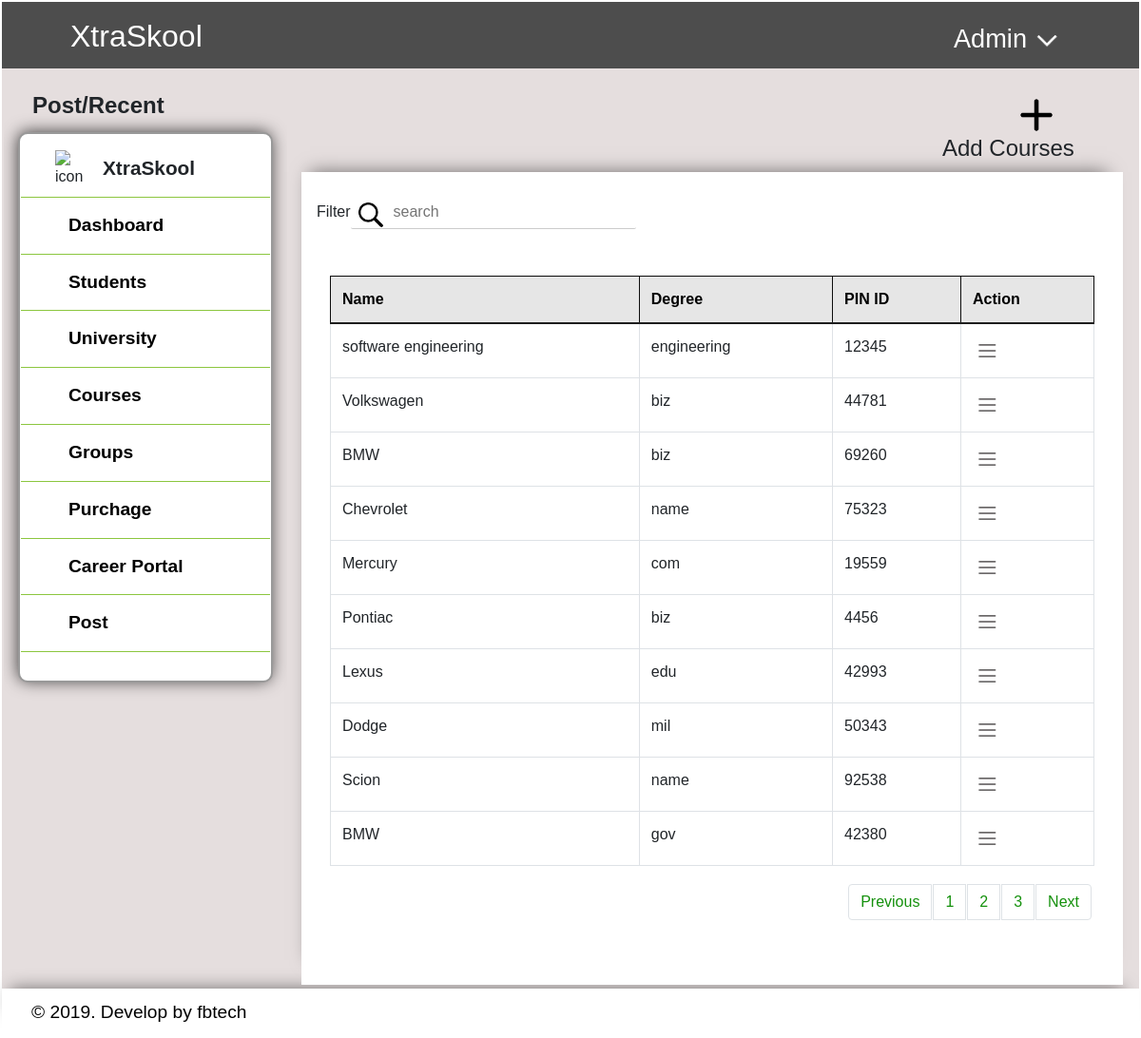
/courses.php, run on the app's committed database.
### tables this page shows
CREATE TABLE `courses` (
  `cid` int(250) NOT NULL,
  `c_name` varchar(250) NOT NULL,
  `degree` varchar(250) NOT NULL,
  `pinid` varchar(250) NOT NULL
);

### courses.php (the view, shortened to what this page needs)
<?php
include('header.php'); ?>
<?php
    $con = db_connect();
    $results_per_page = 10;
    $count='SELECT * FROM courses';
    $result = mysqli_query($con, $count);
    $number_of_results = mysqli_num_rows($result);
    $number_of_pages = ceil($number_of_results/$results_per_page);
    if (!isset($_GET['page'])) {
        $page = 1;
        $prev = 1;
        $next = 1;
    } else {
        $page = $_GET['page'];
        $prev = $page - 1;
        $next = $page + 1;
    }
    $this_page_first_result = ($page-1)*$results_per_page;
      if( isset( $_POST['search'] ) ) {
        $searchKey = $_POST['search'];
        $sql = "SELECT * FROM courses WHERE CONCAT(`c_name`, `degree`, `pinid`) LIKE  '%".$searchKey."%'";
    } else {
        $sql='SELECT * FROM courses LIMIT ' . $this_page_first_result . ',' .  $results_per_page;
        $searchKey = "search";
    }
    $result = mysqli_query($con, $sql);
?>
    <div class="student_body">
		<div class="row">
			<div class="col-sm-12">
				<div class="sileMenuSection col-sm-3 float-left">
					<h2>Post/Recent</h2>
					<div class=" sideMenu">
						<div id="logo_menu">
							<img src="image/logo.PNG" alt="icon">
							<h6>XtraSkool</h6>
						</div>
						<a href="dashboard.php" style="border-top: 1px solid #8CC63F;">Dashboard</a>
						<a href="students.php">Students</a>
						<a href="university.php">University</a>
						<a href="courses.php">Courses</a>
						<a href="groups.php">Groups</a>
						<a href="purchage.php">Purchage</a>
						<a href="career.php">Career Portal</a>
						<a href="post.php">Post</a>
					</div>
                </div>
                <div class="col-sm-9 float-right mt-4 " >
                    <div class="col-sm-3 float-right" data-toggle="modal" data-target="#exampleModal">
                        <img  src="image/plus.PNG" alt="add icon" style="width:40px; hiegth:40px; margin-left:90px;">
                        <h4 style="margin-left:10px;">Add Courses</h4>
                    </div>
                    <div class="col-sm-12 float-left pt-4 pb-5" style="box-shadow: -4px -13px 18px -13px rgba(0,0,0,0.5); background-color:white;" >
                       <form action="" method="POST">
                         Filter<input class="seachBox" name="search" type="input" placeholder="<?php echo $searchKey;?>">
                          </form>
                        <div   class=" col-sm-12 float-right pt-5  " style="overflow-y: auto;">
                            <table class="table table-bordered " style="with:100%; border: 1px solid #0b0b0b !important;">
                                <thead style="background-color: #e6e6e6; color: black;">
                                    <tr>
                                        <th scope="col">Name</th>
                                        <th scope="col">Degree</th>
                                        <th scope="col">PIN ID</th>
                                        <th scope="col">Action</th>
                                    </tr>
                                 </thead>
                            <tbody>
                            <?php
								while ($rows = mysqli_fetch_object($result))
								{
							?>
                                <tr>
                                    <td><?php echo $rows->c_name; ?></td>
						            <td><?php echo $rows->degree; ?></td>
						            <td><?php echo $rows->pinid; ?></td>
                                    <td>
                                        <div class=" dropleft">
                                        <img  class=" dropdown-toggle" data-toggle="dropdown" aria-haspopup="true" aria-expanded="false" src="image/action.PNG" alt="action" style="margin-auto;width:30px;hiegth:30px;">
                                        </div>
                                    </td>
                                </tr>
                                <?php
                                }
                            ?>
                            </tbody>
                            </table>
                            <nav aria-label="Page navigation example" class="float-right" >
                                <ul class="pagination" >
                                    <?php
                                        echo '<li class="page-item"><a style="color:#15910d;" class="page-link"  href="courses.php?page=' . $prev . '">' . 'Previous' . '</a> ';
                                    ?>
                                    <?php
                                        for ($page=1;$page<=$number_of_pages;$page++) {
                                            echo '<li class="page-item"><a style="color:#15910d;" class="page-link"  href="courses.php?page=' . $page . '">' . $page . '</a> ';
                                        }
                                    ?>
                                    <?php
                                        echo '<li class="page-item"><a style="color:#15910d;" class="page-link"  href="courses.php?page=' . $next . '">' . 'Next' . '</a> ';
                                    ?>
                                </ul>
                             </nav>
                        </div>
                    </div>
                </div>
			</div>
			</div>
		</div>
<?php
include('footer.php');
?>

### header.php (shortened to what this page needs)
<!DOCTYPE html>
<html lang="en">
<head>
    <link rel="stylesheet" href="css/bootstrap.min.css">
    <link rel="stylesheet" href="css/main.css">
</head>
<body>
    <div class="header">
        <h1 id="logo">XtraSkool</h1>
        <div id="admin" class="class="btn-group" type="" class=" dropdown-toggle" data-toggle="dropdown" aria-haspopup="true" aria-expanded="false">
            <img id="drop-icon" src="image/dropdown-icon.PNG" alt="icon">
            <h1 id="user">Admin</h1>
        </div>
    </div>

### footer.php
<footer>
  <p>&copy; 2019. Develop by fbtech</p>
</footer>
</body>
</html>

### css/main.css (style rules this page uses)
* { margin: 0; padding: 1px; font-family: 'PT Sans', sans-serif; }
.header { width: 100%; min-height: 70px; background-color: #4d4d4d; }
#logo { color:#FFFFFF; float: left; margin: 15px 0px 10px 70px; font-size: 2rem; }
#admin { float: right; min-width: 20px; }
#user { color:white; float: right; margin: 20px 5px 10px 20px; font-size: 1.7rem; }
#drop-icon { float: right; width: 30px; height: 30px; margin: 25px 80px 10px 0px; }
footer { width: 100%; padding-top: 30px; padding: 10px 0px 10px 30px; height: 50px; color: black; font-size: 1.2rem; -webkit-box-shadow: -4px -13px 18px -13px rgba(0,0,0,0.5); -moz-box-shadow: -4px -13px 18px -13px rgba(0,0,0,0.5); box-shadow: -4px -13px 18px -13px rgba(0,0,0,0.5); }
.sileMenuSection { margin: 20px 0px 0px 0px; overflow: hidden; }
.sileMenuSection h2 { padding-left: 15px; padding-bottom: 5px; font-size: 1.5rem; font-weight: bold; }
#logo_menu { padding: 10px 35px; width: 100%; }
#logo_menu img { width: 40px; height: 40px; float: left; margin-top: 5px; margin-bottom: 10px; }
#logo_menu h6 { float: left; margin: 12px 10px; font-size: 1.3rem; font-weight: bold; }
.sideMenu { background-color: white; width: ; float: left; border: 2px solid #999999; border-radius: 10px; opacity: 1; padding-bottom: 30px; margin-bottom: 25px; box-shadow: -1px -1px 17px -1px rgba(0,0,0,0.75); -webkit-box-shadow: -1px -1px 17px -1px rgba(0,0,0,0.75); -moz-box-shadow: -1px -1px 17px -1px rgba(0,0,0,0.75); }
.sideMenu a { font-weight: bold; padding: 15px 50px; width: 100%; float: left; color: black; text-decoration: none; font-size: 1.2rem; border-bottom: 1px solid #8CC63F; opacity: 1; }
.seachBox { width: 300px; box-sizing: border-box; border: none; border-bottom: 1px solid #ccc; font-size: 16px; background-color: none; background-image: url('../image/search.PNG'); background-size: auto; background-position: 8px 7px; background-repeat: no-repeat; padding: 5px 10px 5px 45px; border-radius: 2px; outline: none; }
.student_body { background-color: #e5dede; }
.table thead th { vertical-align: bottom; border-bottom: 1px solid #1e1e1e; border-bottom-width: 2px; }
.table-bordered th { border: 1px solid #0d0d0d; border-bottom-color: rgb(13, 13, 13); border-bottom-style: solid; border-bottom-width: 1px; }

### data on the page
courses: c_name "software engineering", degree "engineering", pinid "12345"
courses: c_name "Volkswagen", degree "biz", pinid "44781"
courses: c_name "BMW", degree "biz", pinid "69260"
courses: c_name "Chevrolet", degree "name", pinid "75323"
courses: c_name "Mercury", degree "com", pinid "19559"
courses: c_name "Pontiac", degree "biz", pinid "4456"
courses: c_name "Lexus", degree "edu", pinid "42993"
courses: c_name "Dodge", degree "mil", pinid "50343"
courses: c_name "Scion", degree "name", pinid "92538"
courses: c_name "BMW", degree "gov", pinid "42380"
